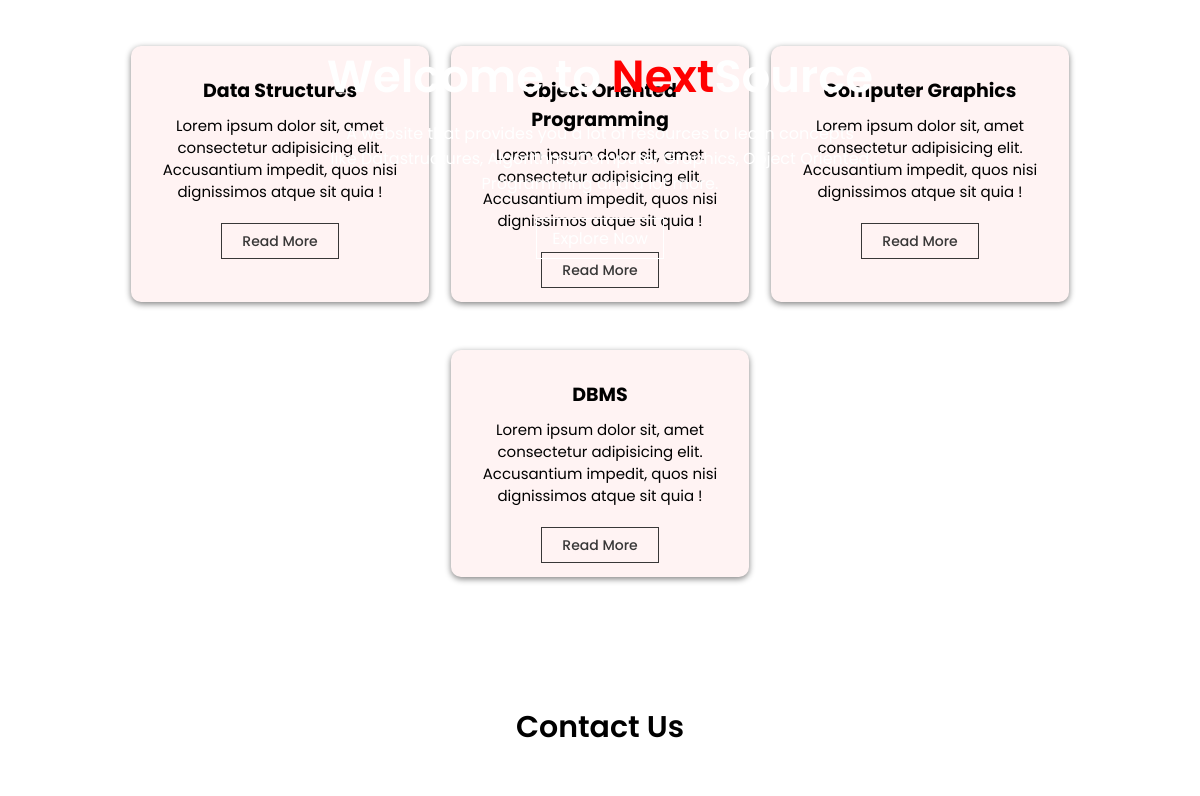
Before: / (middle part) with the older database file.
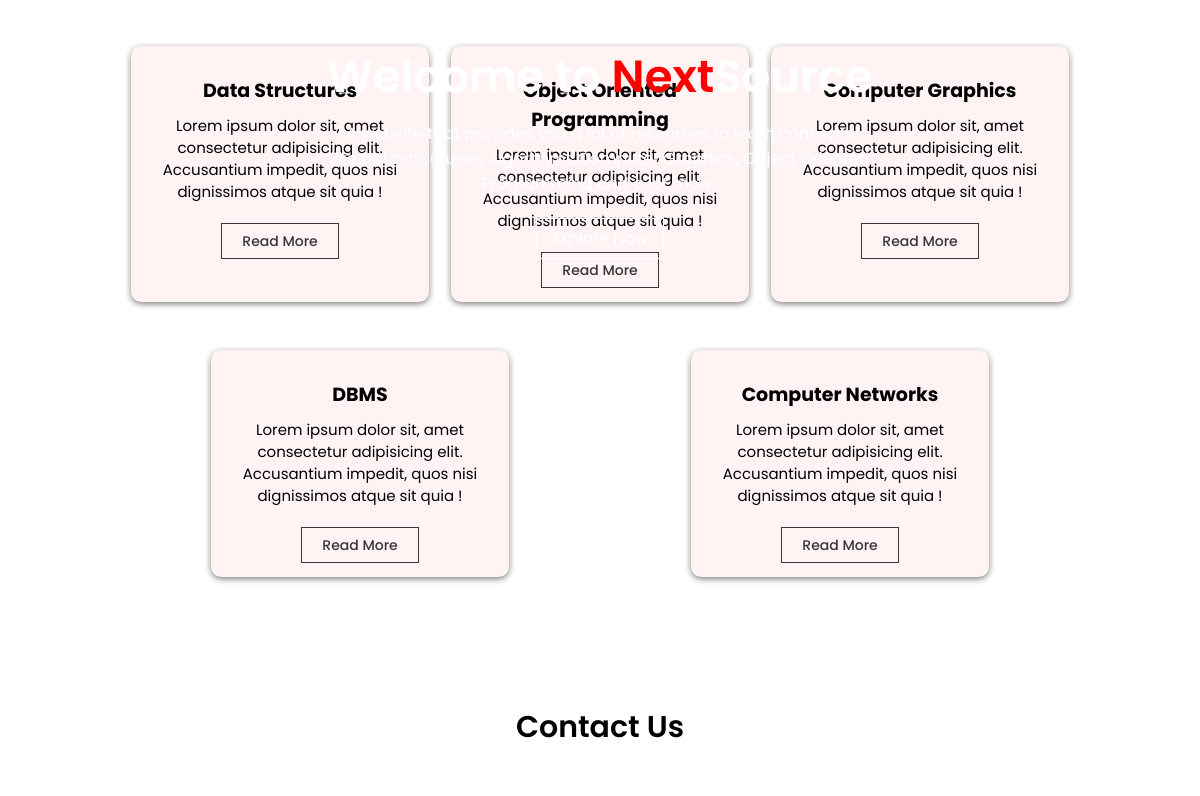
After: the same page with the newer database file.
### firstApp/models.py (models this page shows, shortened)
class Subject(models.Model):
    title = models.CharField(max_length=50)
    source = models.CharField(max_length=50)
    description = models.CharField(max_length=50,blank=True)

### firstApp/views.py (the view)
# urls.py: path('',index, name='index'),
def index(request):
    subjects = Subject.objects.all()
    user = request.user
    return render(request,'index.html',context={'user' : user, 'subjects':subjects})

### firstApp/templates/index.html (shortened to what this page needs)
{% extends "base.html" %}
{% block home %}
    <section id="home" class="home">
        <div class="header-text">
            <h1 data-aos="fade-down">Welcome to <font color="red">Next</font>Source</h1>
            <p data-aos="fade-down">A website that provides you a lot of resources to learn concepts<br>
                like Datastructures, Algorithms,Computer Graphics, Object Oriented<br>
                Programming and a lot more.</p>
            <div data-aos="zoom-in">
                <a href="#subjects" >Explore Now</a>
            </div>
        </div>
    </section>
    <section class="subjects" id="subjects">
        <div class="row" data-aos="fade-right">
            {% for subject in subjects %}
            <div class="subject-col">
                <h3>{{subject.title}}</h3>
                <p>Lorem ipsum dolor sit, amet consectetur adipisicing elit. Accusantium impedit,
                     quos nisi dignissimos atque sit quia !
                </p>
                {% if user.is_authenticated %}
                <a href=/dsa>Read More</a>
                {% else %}
                <a href="/loginUser">Read More</a>
                {% endif %}
            </div>
            {% endfor %}
        </div>
    </section>
    <section class="contact" id="contact">
        <h1 data-aos="fade-down">Contact Us</h1>
    </section>
{% endblock home %}

### firstApp/templates/base.html (shortened to what this page needs)
{% load static %}
<!DOCTYPE html>
<html lang="en">
<head>
    <link rel="stylesheet" type="text/css" href="{% static 'style.css' %}"/>
    <link rel="stylesheet" href="https://cdnjs.cloudflare.com/ajax/libs/font-awesome/4.7.0/css/font-awesome.min.css">
    <link rel="stylesheet" href="https://unpkg.com/aos@next/dist/aos.css" />
</head>
<body>
    {% block home %}
    {% endblock home %}
</body>

### static/style.css (style rules this page uses)
* { margin: 0; padding: 0; font-family: 'Poppins', sans-serif; }
html { scroll-behavior: smooth; }
a { text-decoration: none; }
.home { width: 100%; height: 100vh; background-image: linear-gradient(rgba(0, 0, 0, 0.8), rgba(0, 0, 0, 0.8)), url("https://source.unsplash.com/1600x700/?laptop,phone,table"); }
.header-text { color: white; width: 90%; position: absolute; top: 40%; left: 50%; text-align: center; transform: translate(-50%); }
.header-text h1 { font-size: 45px; font-weight: 600; }
.header-text p { font-size: 16px; font-weight: 400; line-height: 25px; margin: 10px 0 30px 0; }
.header-text a { text-decoration: none; color: white; width: 50%; border: 1px solid white; padding: 8px 15px; background:transparent; transition: 0.8s; }
.subjects { width: 80%; margin: auto; padding-top: 80px; text-align: center; }
.subjects .row { margin-top: 5%; display: flex; flex-wrap: wrap; justify-content: space-around; }
.subject-col { flex-basis: 31%; background: #fff3f3; border-radius: 10px; margin-bottom: 5%; padding: 20px 12px; box-sizing: border-box; transition: 0.8s; box-shadow: 0px 2px 6px grey; }
.subject-col h3 { text-align: center; font-size: 19px; margin: 10px 0; }
.subject-col p { font-size: 15px; font-weight: 400; margin-bottom: 25px; line-height: 22px; }
.subject-col a { text-decoration: none; color: rgb(56, 55, 55); font-size: 14px; width: 50%; padding: 7px 20px; border: 1px solid rgb(56, 55, 55); font-weight: 500; transition: 1s; }
.contact { width: 80%; margin: auto; padding-top: 80px; text-align: center; }
.contact h1 { font-size: 30px; font-weight: 600; }
::placeholder { font-size: 15px; }

Changed rows visible on the page:
added Subject: title "Computer Networks"
